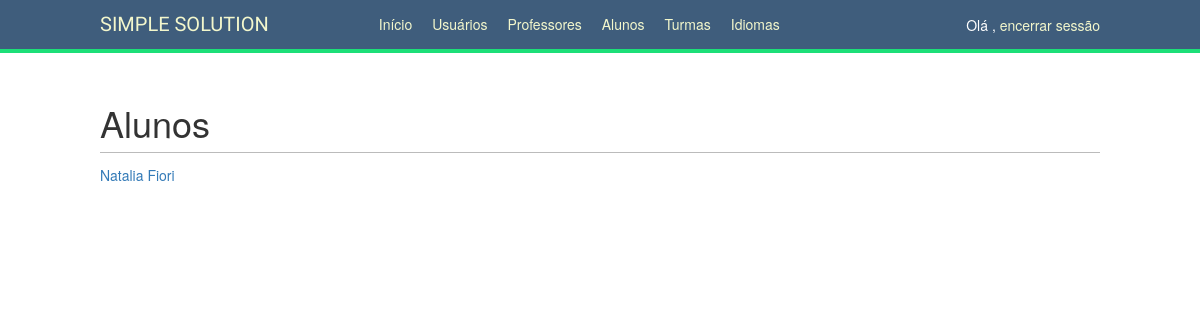
The page /school/students/ (signed in) on the database as committed earlier.
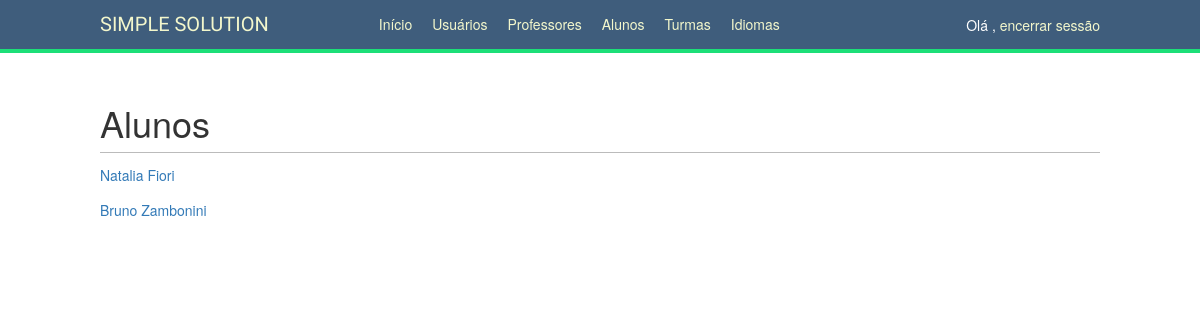
The same page on the database as committed later.
### school/models.py (models this page shows, shortened)
class Student(models.Model):
    profile = models.OneToOneField(Profile,
                                   on_delete=models.PROTECT,
                                   primary_key=True)
    code = models.CharField(max_length=25, blank=False, auto_created=True,verbose_name='Cód')
    careers = models.ManyToManyField(Career, blank=True)

### account/models.py (models this page shows)
class Profile(models.Model):
    PROFESSOR = 'PR'
    STUDENT = 'AL'
    ADMIN = 'AD'
    PROFILE_TYPE_CHOICES = (
        (PROFESSOR, 'Professor'),
        (STUDENT, 'Aluno'),
        (ADMIN, 'Admin')
    )
    user = models.OneToOneField(settings.AUTH_USER_MODEL, on_delete=models.PROTECT)
    date_of_birth = models.DateField(blank=True, null=True, help_text='mm/dd/yy', verbose_name='Data nascimento')
    address = models.CharField(max_length=255, blank=True, verbose_name='Endereço')
    phone = models.CharField(max_length=255, blank=True, verbose_name='Telefone')
    created = models.DateTimeField(auto_now_add=True, verbose_name='Data criação')
    profile_type = models.CharField(
        max_length=2,
        choices=PROFILE_TYPE_CHOICES, verbose_name='Tipo de usuário'
    )
    def __str__(self):
        return '{} {}'.format(self.user.first_name, self.user.last_name)

### school/views.py (the view)
@staff_member_required
def student_list(request):
    students = Student.objects.all()
    return render(request, 'school/student/list.html', {'section': 'students',
                                                        'students': students})

### school/templates/school/student/list.html (shortened to what this page needs)
{% extends "base.html" %}
{% block content %}
    <h1>Alunos</h1>
    {% for student in students %}
        <div>
            <p class="title"><a href="{% url "student_detail" student.pk %}">{{ student.profile }}</a></p>
        </div>
    {% endfor %}
{% endblock %}

Rows that differ between the two databases and show on the page:
added Student: profile "Bruno Zambonini"
